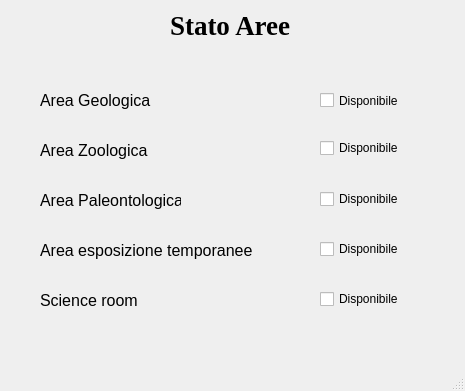
<?xml version="1.0" encoding="UTF-8"?>
<ui version="4.0">
 <class>StatoAree</class>
 <widget class="QMainWindow" name="StatoAree">
  <property name="geometry">
   <rect>
    <x>0</x>
    <y>0</y>
    <width>465</width>
    <height>391</height>
   </rect>
  </property>
  <property name="windowTitle">
   <string>Stato aree</string>
  </property>
  <widget class="QWidget" name="centralwidget">
   <widget class="QLabel" name="label">
    <property name="geometry">
     <rect>
      <x>170</x>
      <y>0</y>
      <width>331</width>
      <height>51</height>
     </rect>
    </property>
    <property name="font">
     <font>
      <family>Times New Roman</family>
      <pointsize>20</pointsize>
      <weight>75</weight>
      <bold>true</bold>
     </font>
    </property>
    <property name="text">
     <string>Stato Aree</string>
    </property>
   </widget>
   <widget class="QLabel" name="label_2">
    <property name="geometry">
     <rect>
      <x>40</x>
      <y>80</y>
      <width>141</width>
      <height>41</height>
     </rect>
    </property>
    <property name="font">
     <font>
      <pointsize>12</pointsize>
     </font>
    </property>
    <property name="text">
     <string>Area Geologica</string>
    </property>
   </widget>
   <widget class="QLabel" name="label_3">
    <property name="geometry">
     <rect>
      <x>40</x>
      <y>130</y>
      <width>141</width>
      <height>41</height>
     </rect>
    </property>
    <property name="font">
     <font>
      <pointsize>12</pointsize>
     </font>
    </property>
    <property name="text">
     <string>Area Zoologica</string>
    </property>
   </widget>
   <widget class="QLabel" name="label_4">
    <property name="geometry">
     <rect>
      <x>40</x>
      <y>180</y>
      <width>141</width>
      <height>41</height>
     </rect>
    </property>
    <property name="font">
     <font>
      <pointsize>12</pointsize>
     </font>
    </property>
    <property name="text">
     <string>Area Paleontologica</string>
    </property>
   </widget>
   <widget class="QLabel" name="label_5">
    <property name="geometry">
     <rect>
      <x>40</x>
      <y>230</y>
      <width>221</width>
      <height>41</height>
     </rect>
    </property>
    <property name="font">
     <font>
      <pointsize>12</pointsize>
     </font>
    </property>
    <property name="text">
     <string>Area esposizione temporanee</string>
    </property>
   </widget>
   <widget class="QLabel" name="label_6">
    <property name="geometry">
     <rect>
      <x>40</x>
      <y>280</y>
      <width>141</width>
      <height>41</height>
     </rect>
    </property>
    <property name="font">
     <font>
      <pointsize>12</pointsize>
     </font>
    </property>
    <property name="text">
     <string>Science room</string>
    </property>
   </widget>
   <widget class="QCheckBox" name="checkBox">
    <property name="geometry">
     <rect>
      <x>320</x>
      <y>90</y>
      <width>91</width>
      <height>21</height>
     </rect>
    </property>
    <property name="text">
     <string>Disponibile</string>
    </property>
   </widget>
   <widget class="QCheckBox" name="checkBox_2">
    <property name="geometry">
     <rect>
      <x>320</x>
      <y>140</y>
      <width>91</width>
      <height>16</height>
     </rect>
    </property>
    <property name="text">
     <string>Disponibile</string>
    </property>
   </widget>
   <widget class="QCheckBox" name="checkBox_3">
    <property name="geometry">
     <rect>
      <x>320</x>
      <y>190</y>
      <width>81</width>
      <height>18</height>
     </rect>
    </property>
    <property name="text">
     <string>Disponibile</string>
    </property>
   </widget>
   <widget class="QCheckBox" name="checkBox_4">
    <property name="geometry">
     <rect>
      <x>320</x>
      <y>240</y>
      <width>81</width>
      <height>18</height>
     </rect>
    </property>
    <property name="text">
     <string>Disponibile</string>
    </property>
   </widget>
   <widget class="QCheckBox" name="checkBox_5">
    <property name="geometry">
     <rect>
      <x>320</x>
      <y>290</y>
      <width>91</width>
      <height>18</height>
     </rect>
    </property>
    <property name="text">
     <string>Disponibile</string>
    </property>
   </widget>
  </widget>
  <widget class="QMenuBar" name="menubar">
   <property name="geometry">
    <rect>
     <x>0</x>
     <y>0</y>
     <width>465</width>
     <height>22</height>
    </rect>
   </property>
  </widget>
  <widget class="QStatusBar" name="statusbar"/>
 </widget>
 <resources/>
 <connections/>
</ui>
